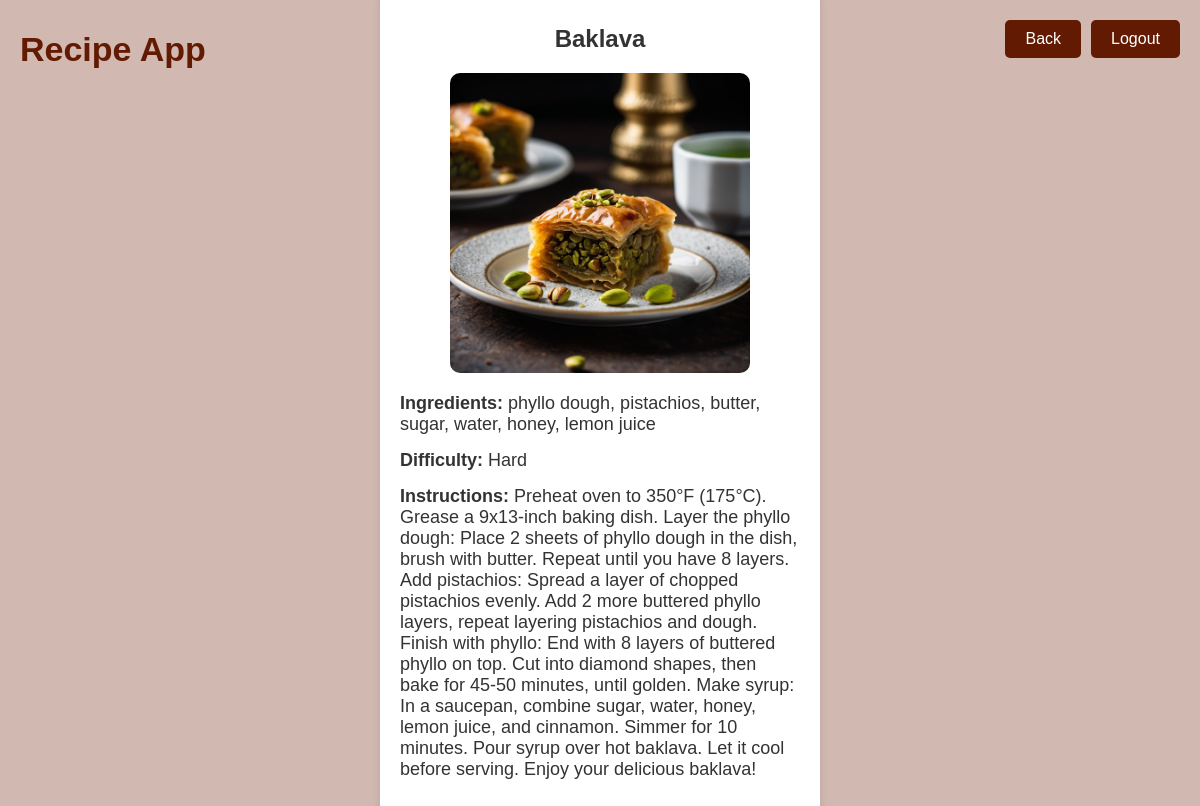
The app's page /list/3/ (signed in) with its own data.
### recipes/models.py (models this page shows, shortened)
class Recipe(models.Model):
    name = models.CharField(max_length=120)
    ingredients = models.CharField(max_length=500, help_text="Separate each ingredient with a comma", blank=False, null=False)
    cooking_time = models.IntegerField(blank=False, null=False)
    difficulty = models.CharField(max_length=20, editable=False)
    instructions = models.TextField()
    pic = models.ImageField(upload_to='recipes', default='no_picture.jpg')

### recipes/views.py (the view)
# urls.py: path("list/<int:pk>/", RecipeDetailView.as_view(), name="detail")
class RecipeDetailView(LoginRequiredMixin, DetailView):
    model = Recipe
    template_name = "recipes/recipe_details.html"

### recipes/templates/recipes/recipe_details.html (shortened to what this page needs)
{% load static %}
<!DOCTYPE html>
<html lang="en">
  <head>
  </head>
  <body>
    <div class="app-title">Recipe App</div>
    <div class="button-container">
      <a href="{% url 'recipes:list' %}" class="back-link">Back</a>
      <a href="{% url 'logout' %}" class="logout-link">Logout</a>
    </div>
    <div class="recipe-card">
      <h2>{{ object.name }}</h2>
      <img src="{{ object.pic.url }}" alt="{{ object.name }}" width="300" />
      <div class="details">
        <p><strong>Ingredients:</strong> {{ object.ingredients }}</p>
        <p><strong>Difficulty:</strong> {{ object.difficulty }}</p>
        <p><strong>Instructions:</strong> {{ object.instructions }}</p>
      </div>
    </div>
  </body>
</html>

### recipes/templates/recipes/recipe_details.html (style rules this page uses)
body { font-family: Arial, sans-serif; background-color: #d1b8b0; margin: 0; padding: 0; height: 100vh; display: flex; justify-content: center; align-items: center; flex-direction: column; }
.app-title { position: absolute; top: 30px; left: 20px; font-size: 34px; color: #631a02; font-weight: 700; }
.button-container { position: absolute; top: 20px; right: 20px; display: flex; gap: 10px; }
.back-link, .logout-link { text-decoration: none; color: #fff; background-color: #631a02; padding: 10px 20px; border-radius: 5px; font-size: 1rem; transition: background-color 0.3s; }
.recipe-card { background-color: #fff; border-radius: 10px; box-shadow: 0 4px 8px rgba(0, 0, 0, 0.1); max-width: 400px; padding: 20px; text-align: center; font-size: 18px; }
.recipe-card h2 { color: #333; margin-bottom: 20px; font-size: 24px; }
.recipe-card img { border-radius: 10px; margin-bottom: 15px; }
.recipe-card .details { text-align: left; }
.recipe-card .details p { margin: 0 0 15px; color: #333; }

### records on screen
Recipe: name "Baklava", pic (picture), ingredients "phyllo dough, pistachios, butter, sugar, water, honey, lemon juice", difficulty "Hard", instructions "Preheat oven to 350°F (175°C). Grease a 9x13-inch baking dish. Layer the phyllo dough: Place 2 sheets of phyllo dough in the dish, brush with butter. Repeat until you have 8 layers. Add pistachios: Spread a layer of chopped pistachios evenly. Add 2 more buttered phyllo layers, repeat layering pistachios and dough. Finish with phyllo: End with 8 layers of buttered phyllo on top. Cut into diamond shapes, then bake for 45-50 minutes, until golden. Make syrup: In a saucepan, combine sugar, water, honey, lemon juice, and cinnamon. Simmer for 10 minutes. Pour syrup over hot baklava. Let it cool before serving. Enjoy your delicious baklava!"
